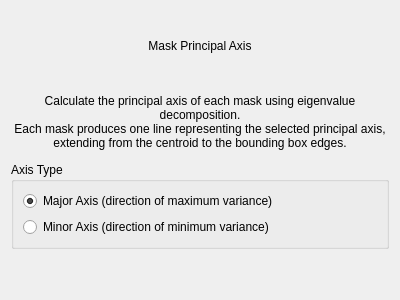
<?xml version="1.0" encoding="UTF-8"?>
<ui version="4.0">
 <class>MaskPrincipalAxis_Widget</class>
 <widget class="QWidget" name="MaskPrincipalAxis_Widget">
  <property name="geometry">
   <rect>
    <x>0</x>
    <y>0</y>
    <width>400</width>
    <height>300</height>
   </rect>
  </property>
  <property name="windowTitle">
   <string>Form</string>
  </property>
  <property name="sizePolicy">
   <sizepolicy hsizetype="Preferred" vsizetype="Maximum">
    <horstretch>0</horstretch>
    <verstretch>0</verstretch>
   </sizepolicy>
  </property>
  <layout class="QVBoxLayout" name="verticalLayout">
   <item>
    <widget class="QLabel" name="titleLabel">
     <property name="text">
      <string>Mask Principal Axis</string>
     </property>
     <property name="alignment">
      <set>Qt::AlignmentFlag::AlignCenter</set>
     </property>
    </widget>
   </item>
   <item>
    <widget class="QLabel" name="descriptionLabel">
     <property name="text">
      <string>Calculate the principal axis of each mask using eigenvalue decomposition.
Each mask produces one line representing the selected principal axis,
extending from the centroid to the bounding box edges.</string>
     </property>
     <property name="alignment">
      <set>Qt::AlignmentFlag::AlignCenter</set>
     </property>
     <property name="wordWrap">
      <bool>true</bool>
     </property>
    </widget>
   </item>
   <item>
    <widget class="QGroupBox" name="axisTypeGroupBox">
     <property name="title">
      <string>Axis Type</string>
     </property>
     <layout class="QVBoxLayout" name="axisTypeLayout">
      <item>
       <widget class="QRadioButton" name="majorAxisRadioButton">
        <property name="text">
         <string>Major Axis (direction of maximum variance)</string>
        </property>
        <property name="checked">
         <bool>true</bool>
        </property>
       </widget>
      </item>
      <item>
       <widget class="QRadioButton" name="minorAxisRadioButton">
        <property name="text">
         <string>Minor Axis (direction of minimum variance)</string>
        </property>
       </widget>
      </item>
     </layout>
    </widget>
   </item>
   <item>
    <spacer name="verticalSpacer">
     <property name="orientation">
      <enum>Qt::Orientation::Vertical</enum>
     </property>
     <property name="sizeHint" stdset="0">
      <size>
       <width>20</width>
       <height>40</height>
      </size>
     </property>
     <property name="sizeType">
      <enum>QSizePolicy::Policy::Fixed</enum>
     </property>
    </spacer>
   </item>
  </layout>
 </widget>
 <resources/>
 <connections/>
</ui> 
